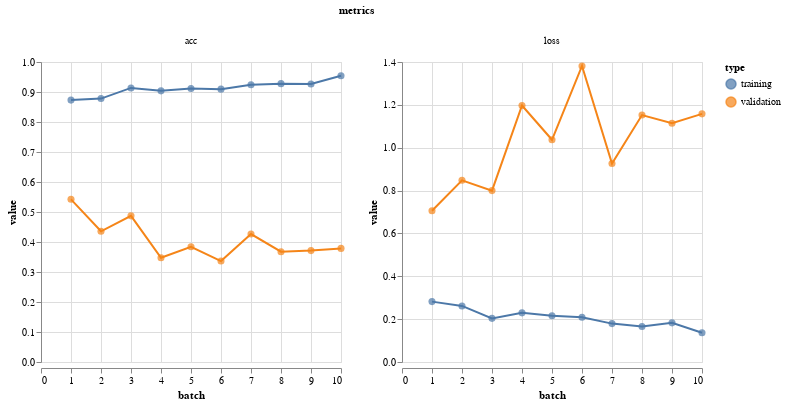

The notebook cell this image was saved under:
### Code cell
vis.metrics(m_metrics)

### Figure 1 — Vega-Lite specification as saved in the notebook (floating-point values rounded to 4 significant figures)
{"$schema": "https://vega.github.io/schema/vega-lite/v2.4.3.json", "config": {"view": {"height": 300, "width": 400}}, "data": {"values": [{"batch": 1, "metrics": "loss", "type": "validation", "value": 0.7059}, {"batch": 2, "metrics": "loss", "type": "validation", "value": 0.8478}, {"batch": 3, "metrics": "loss", "type": "validation", "value": 0.7998}, {"batch": 4, "metrics": "loss", "type": "validation", "value": 1.197}, {"batch": 5, "metrics": "loss", "type": "validation", "value": 1.037}, {"batch": 6, "metrics": "loss", "type": "validation", "value": 1.382}, {"batch": 7, "metrics": "loss", "type": "validation", "value": 0.926}, {"batch": 8, "metrics": "loss", "type": "validation", "value": 1.152}, {"batch": 9, "metrics": "loss", "type": "validation", "value": 1.114}, {"batch": 10, "metrics": "loss", "type": "validation", "value": 1.158}, {"batch": 1, "metrics": "acc", "type": "validation", "value": 0.5423}, {"batch": 2, "metrics": "acc", "type": "validation", "value": 0.4357}, {"batch": 3, "metrics": "acc", "type": "validation", "value": 0.4871}, {"batch": 4, "metrics": "acc", "type": "validation", "value": 0.3474}, {"batch": 5, "metrics": "acc", "type": "validation", "value": 0.3842}, {"batch": 6, "metrics": "acc", "type": "validation", "value": 0.3364}, {"batch": 7, "metrics": "acc", "type": "validation", "value": 0.4265}, {"batch": 8, "metrics": "acc", "type": "validation", "value": 0.3676}, {"batch": 9, "metrics": "acc", "type": "validation", "value": 0.3713}, {"batch": 10, "metrics": "acc", "type": "validation", "value": 0.3787}, {"batch": 1, "metrics": "loss", "type": "training", "value": 0.2818}, {"batch": 2, "metrics": "loss", "type": "training", "value": 0.2616}, {"batch": 3, "metrics": "loss", "type": "training", "value": 0.2036}, {"batch": 4, "metrics": "loss", "type": "training", "value": 0.2294}, {"batch": 5, "metrics": "loss", "type": "training", "value": 0.2155}, {"batch": 6, "metrics": "loss", "type": "training", "value": 0.2092}, {"batch": 7, "metrics": "loss", "type": "training", "value": 0.1792}, {"batch": 8, "metrics": "loss", "type": "training", "value": 0.1657}, {"batch": 9, "metrics": "loss", "type": "training", "value": 0.1827}, {"batch": 10, "metrics": "loss", "type": "training", "value": 0.1363}, {"batch": 1, "metrics": "acc", "type": "training", "value": 0.873}, {"batch": 2, "metrics": "acc", "type": "training", "value": 0.878}, {"batch": 3, "metrics": "acc", "type": "training", "value": 0.9136}, {"batch": 4, "metrics": "acc", "type": "training", "value": 0.9038}, {"batch": 5, "metrics": "acc", "type": "training", "value": 0.9116}, {"batch": 6, "metrics": "acc", "type": "training", "value": 0.9096}, {"batch": 7, "metrics": "acc", "type": "training", "value": 0.9241}, {"batch": 8, "metrics": "acc", "type": "training", "value": 0.9278}, {"batch": 9, "metrics": "acc", "type": "training", "value": 0.9268}, {"batch": 10, "metrics": "acc", "type": "training", "value": 0.9543}]}, "facet": {"column": {"field": "metrics", "type": "nominal"}}, "resolve": {"scale": {"color": "shared", "x": "shared", "y": "independent"}}, "spec": {"layer": [{"encoding": {"color": {"field": "type", "type": "nominal"}, "tooltip": [{"field": "batch", "type": "quantitative"}, {"field": "value", "type": "quantitative"}], "x": {"field": "batch", "type": "quantitative"}, "y": {"field": "value", "type": "quantitative"}}, "height": 300, "mark": {"size": 50, "type": "circle"}, "width": 300}, {"encoding": {"color": {"field": "type", "type": "nominal"}, "x": {"field": "batch", "type": "quantitative"}, "y": {"field": "value", "type": "quantitative"}}, "height": 300, "mark": "line", "width": 300}]}}
